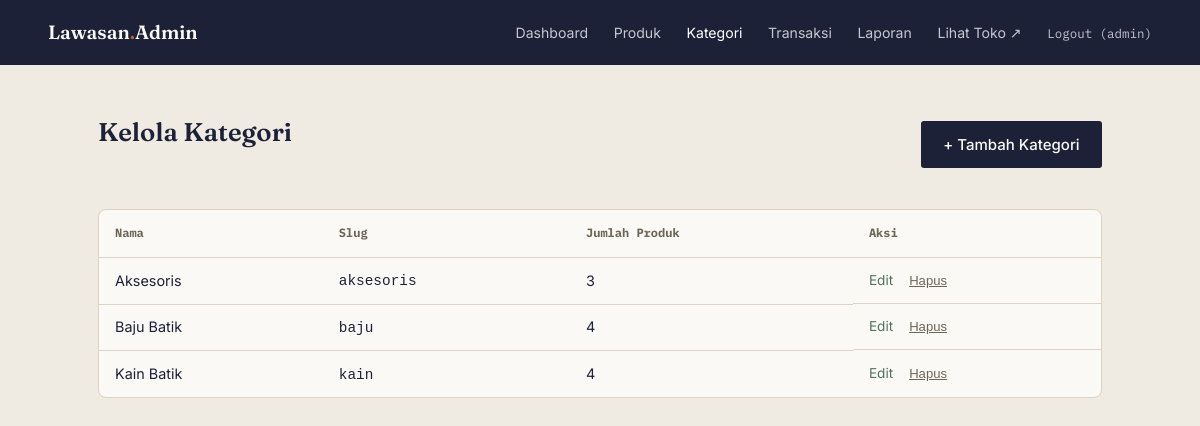
Page /admin/kategori.php (signed in) on the committed database.
### tables this page shows
CREATE TABLE `kategori` (
  `id` int(11) NOT NULL,
  `nama` varchar(50) NOT NULL,
  `slug` varchar(50) NOT NULL
);

### admin/kategori.php (the view, shortened to what this page needs)
<?php
require_once '../config/database.php';
$kategoriList = $pdo->query("
    SELECT k.*, COUNT(p.id) AS jumlah_produk
    FROM kategori k
    LEFT JOIN produk p ON p.kategori_id = k.id
    GROUP BY k.id
    ORDER BY k.nama
")->fetchAll();
require_once 'includes/admin_header.php';
?>
<main class="admin-main">
  <div class="admin-main__head">
    <h1>Kelola Kategori</h1>
    <a href="kategori_form.php" class="btn btn--solid">+ Tambah Kategori</a>
  </div>
  <div class="admin-table-wrap">
    <table class="admin-table">
      <thead>
        <tr>
          <th>Nama</th>
          <th>Slug</th>
          <th>Jumlah Produk</th>
          <th>Aksi</th>
        </tr>
      </thead>
      <tbody>
        <?php foreach ($kategoriList as $k): ?>
          <tr>
            <td><?= htmlspecialchars($k['nama']) ?></td>
            <td><code><?= htmlspecialchars($k['slug']) ?></code></td>
            <td><?= (int) $k['jumlah_produk'] ?></td>
            <td class="admin-table__actions">
              <a href="kategori_form.php?id=<?= $k['id'] ?>">Edit</a>
              <form method="post" action="kategori_hapus.php" onsubmit="return confirm('Hapus kategori ini?');">
                <button type="submit" class="link-remove">Hapus</button>
              </form>
            </td>
          </tr>
        <?php endforeach; ?>
      </tbody>
    </table>
  </div>
</main>
<?php require_once 'includes/admin_footer.php'; ?>

### assets/css/style.css (style rules this page uses)
:root { --paper: #EFEAE2; --paper-line: #DCD3C2; --ink: #1C2138; --ink-soft: #3A3F5C; --rust: #B8622E; --sage: #52735F; --muted: #6B6656; --white: #FBF9F5; --font-display: "Fraunces", serif; --font-body: "Inter", sans-serif; --font-mono: "IBM Plex Mono", monospace; --maxw: 1120px; }
* { box-sizing:border-box; }
html { scroll-behavior:smooth; }
body { margin:0; background:var(--paper); color:var(--ink); font-family:var(--font-body); line-height:1.55; }
a { color:inherit; }
h1,h2,h3 { font-family:var(--font-display); font-weight:600; margin:0; }
.btn { display:inline-flex; align-items:center; padding:.75rem 1.4rem; font-size:.94rem; font-weight:500; text-decoration:none; border-radius:3px; border:none; cursor:pointer; transition:transform .15s ease, background .15s ease, color .15s ease; }
.btn--solid { background:var(--ink); color:var(--white); }
.link-remove { background:none; border:none; color:var(--muted); text-decoration:underline; cursor:pointer; font-size:.82rem; padding:0; }

### admin/assets/admin.css (style rules this page uses)
.admin-body { background:var(--paper); min-height:100vh; }
.admin-main { max-width:1100px; margin:0 auto; padding:clamp(2rem,5vw,3rem) clamp(1.25rem,5vw,3rem); }
.admin-main__head { display:flex; justify-content:space-between; align-items:center; margin-bottom:2rem; }
.admin-main h1 { font-size:1.6rem; margin-bottom:1.5rem; }
.admin-table-wrap { overflow-x:auto; background:var(--white); border:1px solid var(--paper-line); border-radius:8px; }
.admin-table { width:100%; border-collapse:collapse; font-size:.9rem; }
.admin-table th { text-align:left; font-family:var(--font-mono); font-size:.75rem; color:var(--muted); padding:.9rem 1rem; border-bottom:1px solid var(--paper-line); }
.admin-table td { padding:.7rem 1rem; border-bottom:1px solid var(--paper-line); vertical-align:middle; }
.admin-table tr:last-child td { border-bottom:none; }
.admin-table__actions { display:flex; gap:1rem; align-items:center; white-space:nowrap; }
.admin-table__actions a { color:var(--sage); text-decoration:none; font-size:.85rem; }
.admin-table__actions form { margin:0; }

### rows in the picture
kategori: nama "Aksesoris", slug "aksesoris", jumlah_produk "3"
kategori: nama "Baju Batik", slug "baju", jumlah_produk "4"
kategori: nama "Kain Batik", slug "kain", jumlah_produk "4"

### other values in the picture
$_SESSION['admin_username'] "admin"
